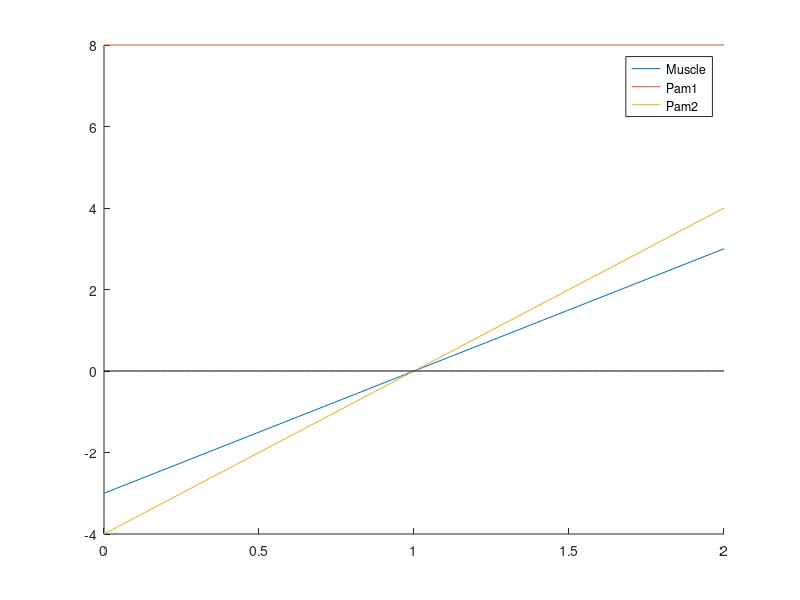
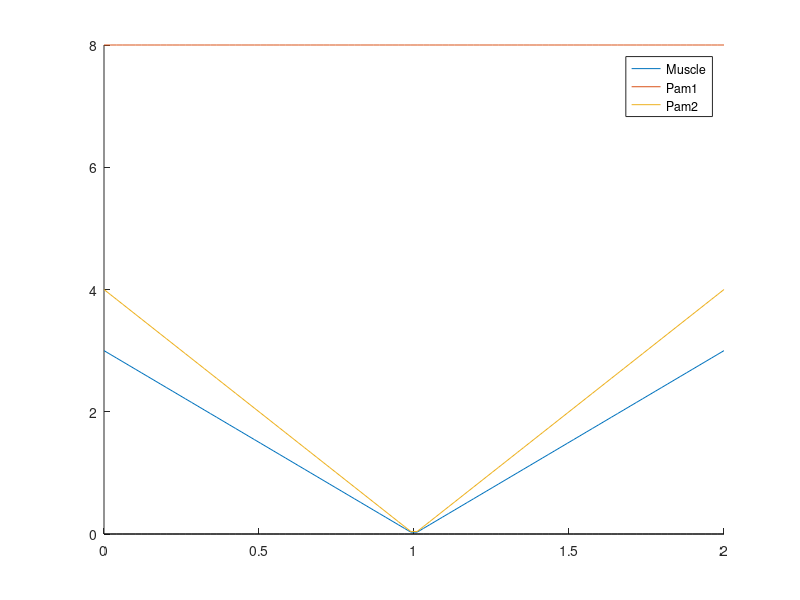
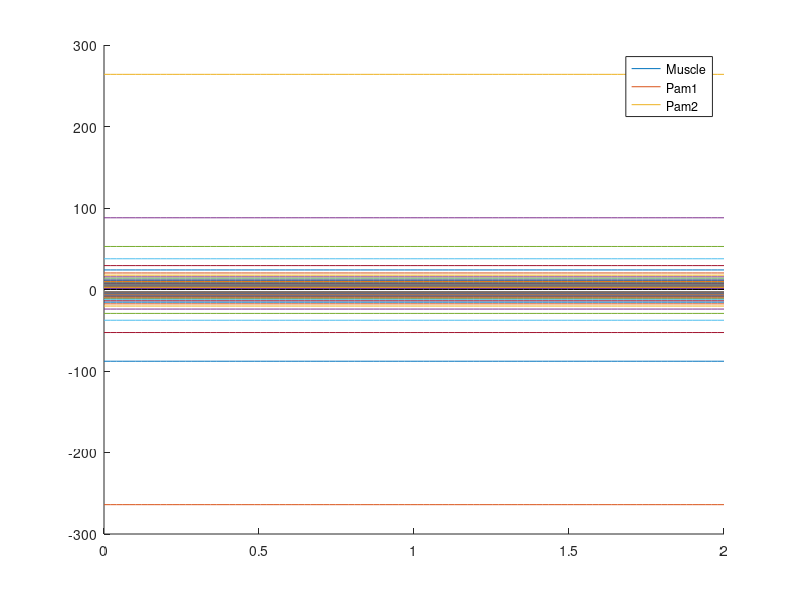

These figures' MATLAB source, in order:
clc                 %Command Line Clear
clear               %Clear the workspace of stored variables
close all           %Close all open figures

x = linspace(0, 2);

muscle = 3*x - 3;

% Pam1 = 4*x + 7;
Pam1 = 8*ones(100, 1);

Pam2 = 4*x - 4;

figure
hold on
plot(x, muscle)
plot(x, Pam1)
plot(x, Pam2)
plot(x, linspace(0, 0), 'k')
legend('Muscle', 'Pam1', 'Pam2')
hold off

Pam1C = 0;
Pam2C = 0;
for i = 1:length(x)
    if muscle(i) >= 0
        Pam1C = Pam1C + Pam1(i) - muscle(i);
        Pam2C = Pam2C + Pam2(i) - muscle(i);
    elseif muscle(i) < 0
        Pam1C = Pam1C + muscle(i) - Pam1(i);
        Pam2C = Pam2C + muscle(i) - Pam2(i);
    end
end


muscleAbs = abs(muscle);
Pam2Abs = abs(Pam2);

figure
hold on
plot(x, muscleAbs)
plot(x, Pam1)
plot(x, Pam2Abs)
plot(x, linspace(0, 0), 'k')
legend('Muscle', 'Pam1', 'Pam2')
hold off

muscleNom = muscle./muscle;
Pam1Nom = Pam1./muscle;
Pam2Nom = Pam2./muscle;

figure
hold on
plot(x, muscleNom)
plot(x, Pam1Nom)
plot(x, Pam2Nom)
plot(x, linspace(0, 0), 'k')
legend('Muscle', 'Pam1', 'Pam2')
hold off

siga = 1.63*2.5
sigm = 1.63*12.5
